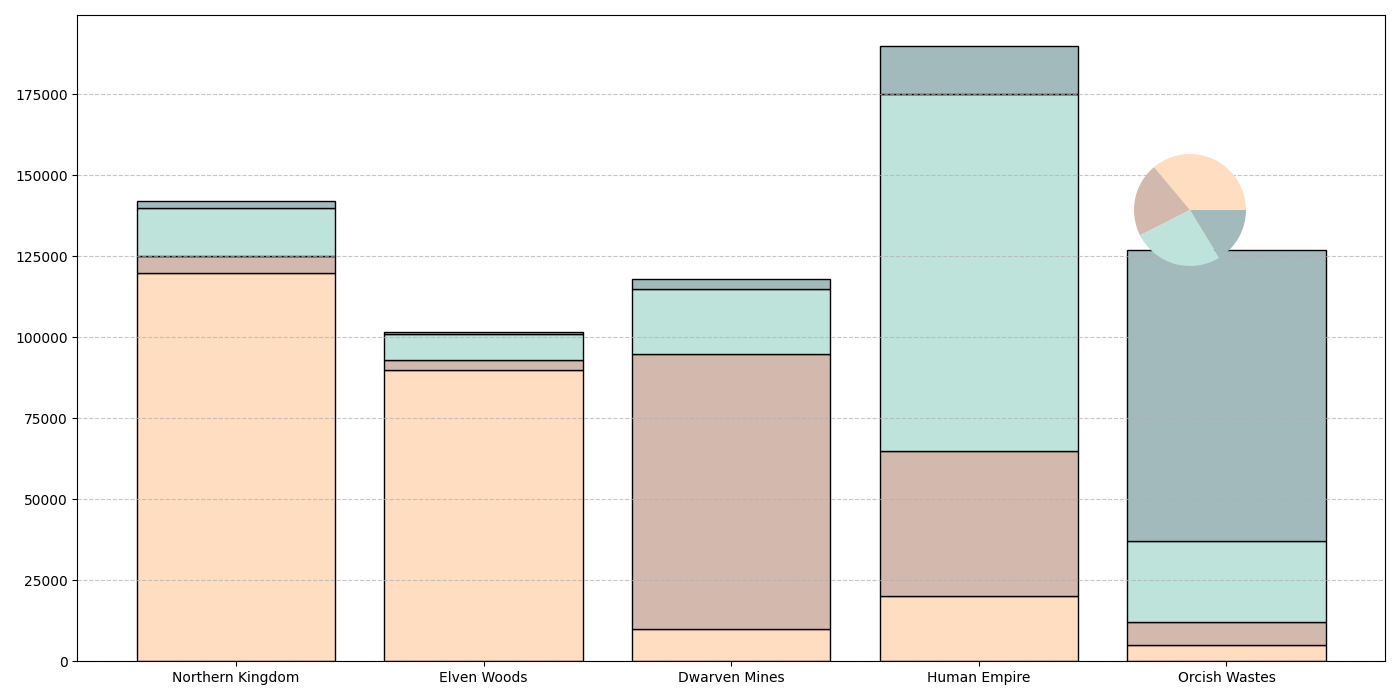

Write Python code to recreate this figure.
import matplotlib.pyplot as plt
import numpy as np

regions = ['Northern Kingdom', 'Elven Woods', 'Dwarven Mines', 'Human Empire', 'Orcish Wastes']
elves_population = [120000, 90000, 10000, 20000, 5000]
dwarves_population = [5000, 3000, 85000, 45000, 7000]
humans_population = [15000, 8000, 20000, 110000, 25000]
orcs_population = [2000, 500, 3000, 15000, 90000]

colors = ['#FFDDC1', '#D3B8AE', '#BEE3DB', '#A3BABC']

fig, ax = plt.subplots(figsize=(14, 7))

ax.bar(regions, elves_population, color=colors[0], edgecolor='black')
ax.bar(regions, dwarves_population, bottom=elves_population, color=colors[1], edgecolor='black')
ax.bar(regions, humans_population, bottom=np.array(elves_population) + np.array(dwarves_population), color=colors[2], edgecolor='black')
ax.bar(regions, orcs_population, bottom=np.array(elves_population) + np.array(dwarves_population) + np.array(humans_population), color=colors[3], edgecolor='black')

ax.yaxis.grid(True, linestyle='--', alpha=0.7)

# Remove annotations for total population

# Create an inset pie chart
species = ['Elves', 'Dwarves', 'Humans', 'Orcs']
population_totals = [sum(elves_population), sum(dwarves_population), sum(humans_population), sum(orcs_population)]

inset_ax = fig.add_axes([0.75, 0.6, 0.2, 0.2], aspect=1)
inset_ax.pie(population_totals, colors=colors)

plt.tight_layout()
plt.show()
